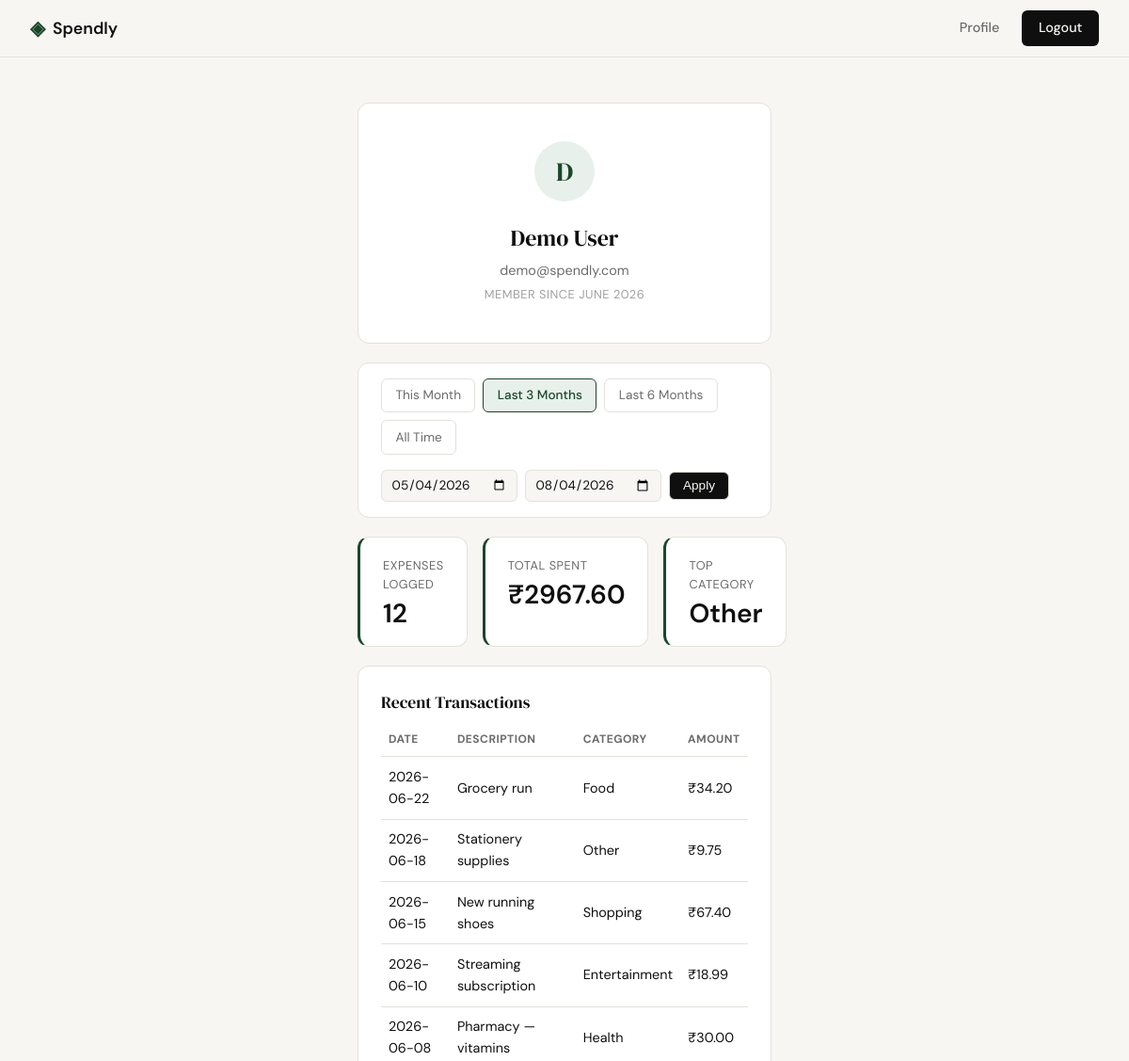
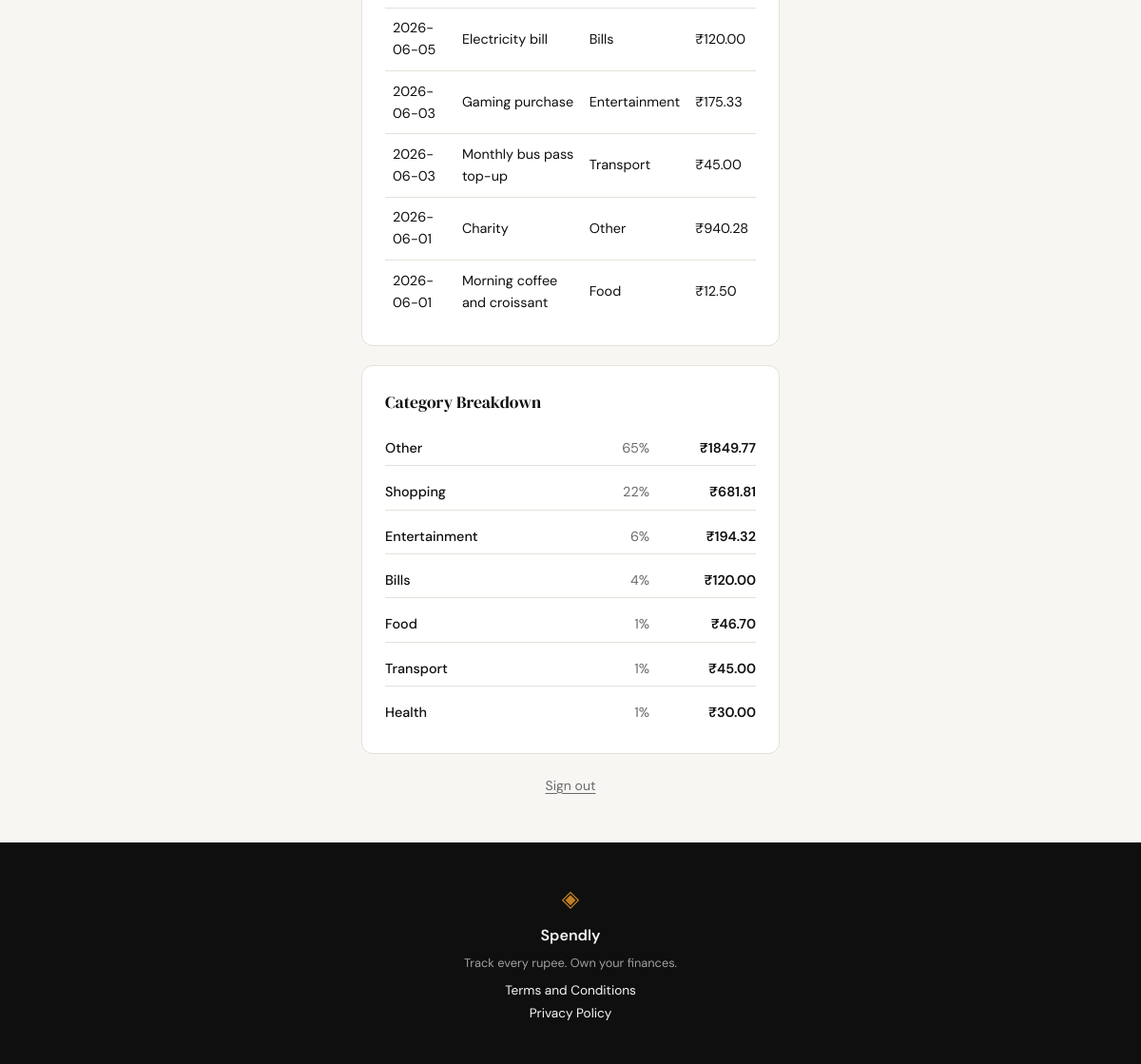
The app's page /profile?date_from=2026-05-04&date_to=2026-08-04 (signed in) with its own data (2 pictures, top to bottom).
### tables this page shows
CREATE TABLE users (
            id            INTEGER PRIMARY KEY AUTOINCREMENT,
            name          TEXT    NOT NULL,
            email         TEXT    UNIQUE NOT NULL,
            password_hash TEXT    NOT NULL,
            created_at    TEXT    DEFAULT (datetime('now'))
        );

CREATE TABLE expenses (
            id          INTEGER PRIMARY KEY AUTOINCREMENT,
            user_id     INTEGER NOT NULL REFERENCES users(id),
            amount      REAL    NOT NULL,
            category    TEXT    NOT NULL,
            date        TEXT    NOT NULL,
            description TEXT,
            created_at  TEXT    DEFAULT (datetime('now'))
        );

### app.py (the view)
@app.route("/profile")
def profile():
    if not session.get("user_id"):
        return redirect(url_for("login"))
    user = queries.get_user_by_id(session["user_id"])
    if user is None:
        abort(404)
    today = date.today()
    this_month_start = today.replace(day=1)
    this_month_end = date(today.year, today.month,
                           calendar.monthrange(today.year, today.month)[1])
    last_3_start = _months_ago(today, 3)
    last_6_start = _months_ago(today, 6)
    parsed_from = _parse_date(request.args.get("date_from"))
    parsed_to = _parse_date(request.args.get("date_to"))
    date_from = date_to = None
    display_from = display_to = None
    if parsed_from and parsed_to:
        display_from, display_to = parsed_from, parsed_to
        if parsed_from > parsed_to:
            flash("Start date must be before end date.")
        else:
            date_from, date_to = parsed_from, parsed_to
    active_preset = "all_time"
    if date_from == this_month_start.isoformat() and date_to == this_month_end.isoformat():
        active_preset = "this_month"
    elif date_from == last_3_start.isoformat() and date_to == today.isoformat():
        active_preset = "last_3_months"
    elif date_from == last_6_start.isoformat() and date_to == today.isoformat():
        active_preset = "last_6_months"
    elif date_from and date_to:
        active_preset = "custom"
    summary = queries.get_summary_stats(session["user_id"], date_from, date_to)
    transactions = queries.get_recent_transactions(session["user_id"], date_from=date_from, date_to=date_to)
    breakdown = queries.get_category_breakdown(session["user_id"], date_from, date_to)
    return render_template(
        "profile.html",
        user=user,
        summary=summary,
        transactions=transactions,
        breakdown=breakdown,
        active_preset=active_preset,
        filter_from=display_from,
        filter_to=display_to,
        this_month_start=this_month_start.isoformat(),
        this_month_end=this_month_end.isoformat(),
        last_3_start=last_3_start.isoformat(),
        last_6_start=last_6_start.isoformat(),
        today=today.isoformat(),
    )

### app.py (called while the page is built)
def _parse_date(value):
    if not value:
        return None
    try:
        parsed = datetime.strptime(value, "%Y-%m-%d")
        return parsed.strftime("%Y-%m-%d")
    except ValueError:
        return None

def _months_ago(base, months):
    month_index = base.month - 1 - months
    year = base.year + month_index // 12
    month = month_index % 12 + 1
    day = min(base.day, calendar.monthrange(year, month)[1])
    return date(year, month, day)

### database/db.py (called while the page is built)
def get_db():
    db = sqlite3.connect(DB_PATH)
    db.row_factory = sqlite3.Row
    db.execute('PRAGMA foreign_keys = ON')
    return db

### database/queries.py (called while the page is built)
def _format_member_since(created_at):
    year, month = created_at[:7].split("-")
    return f"{MONTH_NAMES[int(month) - 1]} {year}"

def get_user_by_id(user_id):
    db = get_db()
    row = db.execute(
        "SELECT name, email, created_at FROM users WHERE id = ?",
        (user_id,)
    ).fetchone()
    db.close()
    if row is None:
        return None
    return {
        "name": row["name"],
        "email": row["email"],
        "member_since": _format_member_since(row["created_at"]),
    }

def _date_range_clause(date_from, date_to, params):
    if date_from and date_to:
        params.append(date_from)
        params.append(date_to)
        return " AND date BETWEEN ? AND ?"
    return ""

def get_summary_stats(user_id, date_from=None, date_to=None):
    db = get_db()
    params = [user_id]
    clause = _date_range_clause(date_from, date_to, params)
    totals = db.execute(
        "SELECT COUNT(*) AS transaction_count, COALESCE(SUM(amount), 0) AS total_spent "
        "FROM expenses WHERE user_id = ?" + clause,
        tuple(params)
    ).fetchone()
    top = db.execute(
        "SELECT category FROM expenses WHERE user_id = ?" + clause +
        " GROUP BY category ORDER BY SUM(amount) DESC LIMIT 1",
        tuple(params)
    ).fetchone()
    db.close()
    return {
        "total_spent": totals["total_spent"],
        "transaction_count": totals["transaction_count"],
        "top_category": top["category"] if top else "—",
    }

### templates/profile.html (shortened to what this page needs)
{% extends "base.html" %}
{% block head %}
<link rel="stylesheet" href="{{ url_for('static', filename='css/profile.css') }}">
{% endblock %}
{% block content %}
<section class="profile-section">
  <div class="profile-container">
    <div class="profile-card">
      <div class="profile-avatar">{{ user.name[0].upper() }}</div>
      <h1 class="profile-name">{{ user.name }}</h1>
      <p class="profile-email">{{ user.email }}</p>
      <p class="profile-since">Member since {{ user.member_since }}</p>
    </div>
    <div class="filter-bar">
      <div class="filter-presets">
        <a href="{{ url_for('profile', date_from=this_month_start, date_to=this_month_end) }}"
           class="filter-preset{{ ' active' if active_preset == 'this_month' else '' }}">This Month</a>
        <a href="{{ url_for('profile', date_from=last_3_start, date_to=today) }}"
           class="filter-preset{{ ' active' if active_preset == 'last_3_months' else '' }}">Last 3 Months</a>
        <a href="{{ url_for('profile', date_from=last_6_start, date_to=today) }}"
           class="filter-preset{{ ' active' if active_preset == 'last_6_months' else '' }}">Last 6 Months</a>
        <a href="{{ url_for('profile') }}"
           class="filter-preset{{ ' active' if active_preset == 'all_time' else '' }}">All Time</a>
      </div>
      <form method="get" action="{{ url_for('profile') }}" class="filter-custom-form">
        <input type="date" name="date_from" class="filter-input" value="{{ filter_from or '' }}">
        <input type="date" name="date_to" class="filter-input" value="{{ filter_to or '' }}">
        <button type="submit" class="filter-apply-btn{{ ' active' if active_preset == 'custom' else '' }}">Apply</button>
      </form>
    </div>
    <div class="profile-stats">
      <div class="stat-tile">
        <span class="stat-label">Expenses Logged</span>
        <span class="stat-value">{{ summary.transaction_count }}</span>
      </div>
      <div class="stat-tile">
        <span class="stat-label">Total Spent</span>
        <span class="stat-value stat-amount">₹{{ "%.2f"|format(summary.total_spent) }}</span>
      </div>
      <div class="stat-tile">
        <span class="stat-label">Top Category</span>
        <span class="stat-value">{{ summary.top_category }}</span>
      </div>
    </div>
    <div class="profile-panel">
      <h2 class="panel-title">Recent Transactions</h2>
      {% if transactions %}
      <table class="transactions-table">
        <thead>
          <tr>
            <th>Date</th>
            <th>Description</th>
            <th>Category</th>
            <th>Amount</th>
          </tr>
        </thead>
        <tbody>
          {% for txn in transactions %}
          <tr>
            <td>{{ txn.date }}</td>
            <td>{{ txn.description }}</td>
            <td>{{ txn.category }}</td>
            <td class="stat-amount">₹{{ "%.2f"|format(txn.amount) }}</td>
          </tr>
          {% endfor %}
        </tbody>
      </table>
      {% else %}
      <p class="panel-empty">No transactions yet.</p>
      {% endif %}
    </div>
    <div class="profile-panel">
      <h2 class="panel-title">Category Breakdown</h2>
      {% if breakdown %}
      <ul class="category-list">
        {% for cat in breakdown %}
        <li class="category-row">
          <span class="category-name">{{ cat.name }}</span>
          <span class="category-pct">{{ cat.pct }}%</span>
          <span class="category-amount stat-amount">₹{{ "%.2f"|format(cat.amount) }}</span>
        </li>
        {% endfor %}
      </ul>
      {% else %}
      <p class="panel-empty">No categories yet.</p>
      {% endif %}
    </div>
    <div class="profile-actions">
      <a href="{{ url_for('logout') }}" class="profile-logout">Sign out</a>
    </div>
  </div>
</section>
{% endblock %}

### static/css/style.css (style rules this page uses)
:root { --ink: #0f0f0f; --ink-soft: #2d2d2d; --ink-muted: #6b6b6b; --ink-faint: #a0a0a0; --paper: #f7f6f3; --paper-warm: #f0ede6; --paper-card: #ffffff; --accent: #1a472a; --accent-light: #e8f0eb; --accent-2: #c17f24; --accent-2-light: #fdf3e3; --danger: #c0392b; --danger-light: #fdecea; --border: #e4e1da; --border-soft: #eeebe4; --font-display: 'DM Serif Display', Georgia, serif; --font-body: 'DM Sans', system-ui, sans-serif; --max-width: 1200px; --auth-width: 440px; --radius-sm: 6px; --radius-md: 12px; --radius-lg: 20px; }
*, *::before, *::after { box-sizing: border-box; margin: 0; padding: 0; }
html { font-size: 16px; scroll-behavior: smooth; }
body { background: var(--paper); color: var(--ink); font-family: var(--font-body); font-size: 1rem; line-height: 1.6; -webkit-font-smoothing: antialiased; }
a { color: inherit; text-decoration: none; }
.category-name { font-size: 0.9rem; font-weight: 500; color: var(--ink); }
.category-amount { font-size: 0.9rem; font-weight: 600; color: var(--ink); min-width: 80px; text-align: right; }

### records on screen
users: name "D", name "Demo User", email "demo@spendly.com"
expenses: date "2026-06-22", description "Grocery run", category "Food", amount "34.20"
expenses: date "2026-06-18", description "Stationery supplies", category "Other", amount "9.75"
expenses: date "2026-06-15", description "New running shoes", category "Shopping", amount "67.40"
expenses: date "2026-06-10", description "Streaming subscription", category "Entertainment", amount "18.99"
expenses: date "2026-06-08", description "Pharmacy — vitamins", category "Health", amount "30.00", name "Health", pct "1"
expenses: date "2026-06-05", description "Electricity bill", category "Bills", amount "120.00"
expenses: date "2026-06-03", description "Gaming purchase", category "Entertainment", amount "175.33"
expenses: date "2026-06-03", description "Monthly bus pass top-up", category "Transport", amount "45.00", name "Transport", pct "1"
expenses: date "2026-06-01", description "Charity", category "Other", amount "940.28"
expenses: date "2026-06-01", description "Morning coffee and croissant", category "Food", amount "12.50"

### other values on screen
{{ user.member_since }} "JUNE 2026"
{{ summary.transaction_count }} "12"
{{ "%.2f"|format(summary.total_spent) }} "2967.60"
{{ summary.top_category }} "Other"
{{ cat.name }} "Other" "Shopping" "Entertainment" "Bills" "Food"
{{ cat.pct }} "65" "22" "6" "4" "1"
{{ "%.2f"|format(cat.amount) }} "1849.77" "681.81" "194.32" "120.00" "46.70"
